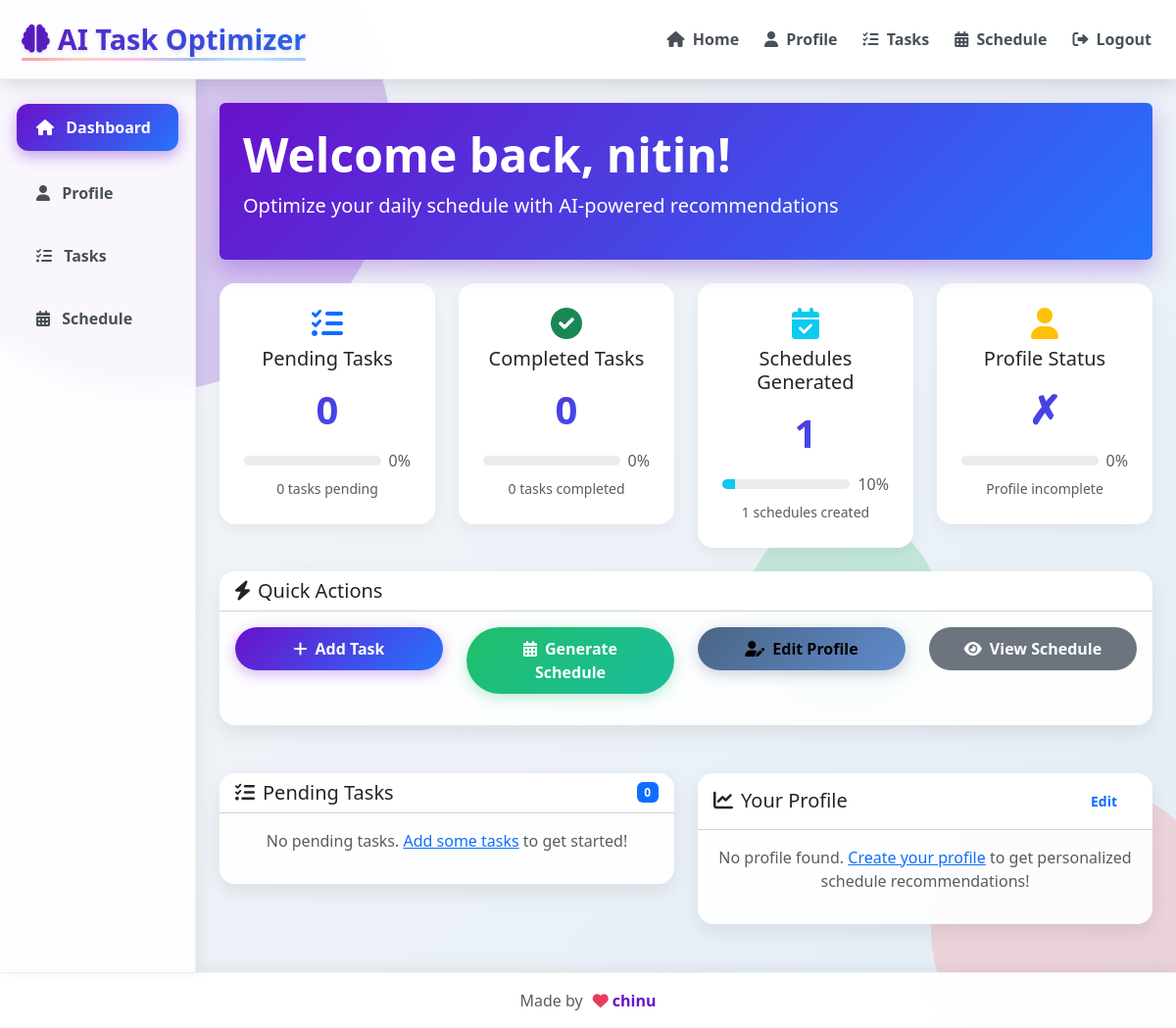
The app's page / (signed in) with its own data.
### models.py (models this page shows, shortened)
class User(UserMixin, db.Model):
    id = db.Column(db.Integer, primary_key=True)
    username = db.Column(db.String(80), unique=True, nullable=False)
    email = db.Column(db.String(120), unique=True, nullable=False)
    password_hash = db.Column(db.String(120), nullable=False)
    is_admin = db.Column(db.Boolean, default=False)
    created_at = db.Column(db.DateTime, default=datetime.utcnow)
    name = db.Column(db.String(100))
    role = db.Column(db.String(50))
    schedule_days = db.Column(db.Integer)
    peak_energy = db.Column(db.String(20))
    study_preference = db.Column(db.String(50))
    family_time = db.Column(db.String(50))
    workout_preference = db.Column(db.String(20))
    workout_impact = db.Column(db.String(20))
    main_goals = db.Column(db.Text)
    sleep_schedule = db.Column(db.JSON)
    weekly_schedule = db.Column(db.JSON)
    tasks = db.relationship('Task', backref='user', lazy=True)
    schedules = db.relationship('Schedule', backref='user', lazy=True)

### app.py (the view)
@app.route('/')
@login_required
def index():
    pending_tasks = Task.query.filter_by(user_id=current_user.id, status='pending').all()
    completed_tasks = Task.query.filter_by(user_id=current_user.id, status='completed').all()
    schedules = Schedule.query.filter_by(user_id=current_user.id).all()
    tasks_data = {
        'pending': pending_tasks,
        'completed': completed_tasks,
        'schedules': {str(schedule.date): schedule.schedule_data for schedule in schedules}
    }
    return render_template('index.html', profile=current_user, tasks=tasks_data)

### app.py (called while the page is built)
@login_manager.user_loader
def load_user(id):
    return User.query.get(int(id))

### templates/index.html (shortened to what this page needs)
{% extends "base.html" %}
{% block content %}
<div class="container-fluid py-4">
    <div class="row mb-4">
        <div class="col-12">
            <div class="header-gradient p-4 rounded fade-in">
                <h1 class="display-5 fw-bold">Welcome back, {{ profile.name or profile.username or 'User' }}!</h1>
                <p class="lead">Optimize your daily schedule with AI-powered recommendations</p>
            </div>
        </div>
    </div>
    <div class="row mb-4">
        {% set total_tasks = (tasks.pending|length + tasks.completed|length) %}
        <div class="col-md-3 slide-in-left">
            <div class="stat-card">
                <div class="card-body text-center">
                    <i class="fas fa-tasks fa-2x text-primary mb-2"></i>
                    <h5 class="card-title">Pending Tasks</h5>
                    <div class="stat-number">{{ tasks.pending|length }}</div>
                    {% set pending_pct = (total_tasks and ((tasks.pending|length / total_tasks) * 100) or 0) | int %}
                    <div class="d-flex align-items-center mt-2">
                        <div class="progress flex-grow-1" aria-valuemin="0" aria-valuemax="100" aria-valuenow="{{ pending_pct }}">
                        </div>
                        <span class="ms-2 text-muted">{{ pending_pct }}%</span>
                    </div>
                    <div class="mt-1">
                        <small class="text-muted">{{ tasks.pending|length }} tasks pending</small>
                    </div>
                </div>
            </div>
        </div>
        <div class="col-md-3 slide-in-left">
            <div class="stat-card">
                <div class="card-body text-center">
                    <i class="fas fa-check-circle fa-2x text-success mb-2"></i>
                    <h5 class="card-title">Completed Tasks</h5>
                    <div class="stat-number">{{ tasks.completed|length }}</div>
                    {% set completed_pct = (total_tasks and ((tasks.completed|length / total_tasks) * 100) or 0) | int %}
                    <div class="d-flex align-items-center mt-2">
                        <div class="progress flex-grow-1" aria-valuemin="0" aria-valuemax="100" aria-valuenow="{{ completed_pct }}">
                        </div>
                        <span class="ms-2 text-muted">{{ completed_pct }}%</span>
                    </div>
                    <div class="mt-1">
                        <small class="text-muted">{{ tasks.completed|length }} tasks completed</small>
                    </div>
                </div>
            </div>
        </div>
        <div class="col-md-3 slide-in-right">
            <div class="stat-card">
                <div class="card-body text-center">
                    <i class="fas fa-calendar-check fa-2x text-info mb-2"></i>
                    <h5 class="card-title">Schedules Generated</h5>
                    <div class="stat-number">{{ tasks.schedules|length }}</div>
                    {% set schedules_pct = ((tasks.schedules|length * 10) if tasks.schedules else 0) %}
                    {% set schedules_pct = schedules_pct if schedules_pct < 100 else 100 %}
                    <div class="d-flex align-items-center mt-2">
                        <div class="progress flex-grow-1" aria-valuemin="0" aria-valuemax="100" aria-valuenow="{{ schedules_pct }}">
                            <div class="progress-bar bg-info" role="progressbar" style="width: {{ schedules_pct }}%"></div>
                        </div>
                        <span class="ms-2 text-muted">{{ schedules_pct }}%</span>
                    </div>
                    <div class="mt-1">
                        <small class="text-muted">{{ tasks.schedules|length }} schedules created</small>
                    </div>
                </div>
            </div>
        </div>
        <div class="col-md-3 slide-in-right">
            <div class="stat-card">
                <div class="card-body text-center">
                    <i class="fas fa-user fa-2x text-warning mb-2"></i>
                    <h5 class="card-title">Profile Status</h5>
                    <div class="stat-number">{{ '✓' if profile.name else '✗' }}</div>
                    {% set profile_pct = 100 if profile.name else 0 %}
                    <div class="d-flex align-items-center mt-2">
                        <div class="progress flex-grow-1" aria-valuemin="0" aria-valuemax="100" aria-valuenow="{{ profile_pct }}">
                        </div>
                        <span class="ms-2 text-muted">{{ profile_pct }}%</span>
                    </div>
                    <div class="mt-1">
                        <small class="text-muted">{{ 'Profile complete' if profile.name else 'Profile incomplete' }}</small>
                    </div>
                </div>
            </div>
        </div>
    </div>
    <div class="row mb-4">
        <div class="col-12">
            <div class="card bounce-in">
                <div class="card-header bg-white">
                    <h5 class="mb-0"><i class="fas fa-bolt me-2"></i>Quick Actions</h5>
                </div>
                <div class="card-body">
                    <div class="row">
                        <div class="col-md-3 mb-3">
                            <button class="btn btn-primary w-100" onclick="location.href='/tasks'">
                                <i class="fas fa-plus me-2"></i>Add Task
                            </button>
                        </div>
                        <div class="col-md-3 mb-3">
                            <button class="btn btn-success w-100" onclick="generateSchedule()">
                                <i class="fas fa-calendar-alt me-2"></i>Generate Schedule
                            </button>
                        </div>
                        <div class="col-md-3 mb-3">
                            <button class="btn btn-info w-100" onclick="location.href='/profile'">
                                <i class="fas fa-user-edit me-2"></i>Edit Profile
                            </button>
                        </div>
                        <div class="col-md-3 mb-3">
                            <button class="btn btn-secondary w-100" onclick="location.href='/schedule'">
                                <i class="fas fa-eye me-2"></i>View Schedule
                            </button>
                        </div>
                    </div>
                </div>
            </div>
        </div>
    </div>
    <div class="row">
        <div class="col-lg-6 slide-in-left">
            <div class="card">
                <div class="card-header bg-white d-flex justify-content-between align-items-center">
                    <h5 class="mb-0"><i class="fas fa-list-check me-2"></i>Pending Tasks</h5>
                    <span class="badge bg-primary">{{ tasks.pending|length }}</span>
                </div>
                <div class="card-body">
                    {% if tasks.pending %}
                        {% for task in tasks.pending[:5] %}
                        <div class="card task-card priority-{{ task.priority }} mb-3" onclick="completeTask({{ loop.index0 }})">
                            <div class="card-body">
                                <div class="d-flex justify-content-between">
                                    <h6 class="card-title">{{ task.description }}</h6>
                                    <span class="badge bg-{{ 'danger' if task.priority == 'high' else 'warning' if task.priority == 'medium' else 'success' }}">{{ task.priority }}</span>
                                </div>
                                <p class="card-text">
                                    <small class="text-muted">
                                        <i class="fas fa-clock me-1"></i>{{ task.duration }} |
                                        <i class="fas fa-tag me-1"></i>{{ task.type }}
                                    </small>
                                </p>
                                <p class="card-text">{{ task.preferences }}</p>
                                <button class="btn btn-sm btn-success complete-task-btn">
                                    <i class="fas fa-check me-1"></i>Complete
                                </button>
                            </div>
                        </div>
                        {% endfor %}
                        {% if tasks.pending|length > 5 %}
                        <div class="text-center">
                            <a href="/tasks" class="btn btn-outline-primary">View All Tasks</a>
                        </div>
                        {% endif %}
                    {% else %}
                        <p class="text-muted text-center">No pending tasks. <a href="/tasks">Add some tasks</a> to get started!</p>
                    {% endif %}
                </div>
            </div>
        </div>
        <div class="col-lg-6 slide-in-right">
            <div class="card">
                <div class="card-header bg-white d-flex justify-content-between align-items-center">
                    <h5 class="mb-0"><i class="fas fa-chart-line me-2"></i>Your Profile</h5>
                    <a href="/profile" class="btn btn-sm btn-outline-primary">Edit</a>
                </div>
                <div class="card-body">
                    {% if profile.name %}
                        <div class="row">
                            <div class="col-md-6">
                                <p><strong>Name:</strong> {{ profile.name }}</p>
                                <p><strong>Role:</strong> {{ profile.role or 'Not set' }}</p>
                                <p><strong>Peak Energy:</strong> {{ profile.peak_energy or 'Not set' }}</p>
                                <p><strong>Study Preference:</strong> {{ profile.study_preference or 'Not set' }}</p>
                            </div>
                            <div class="col-md-6">
                                <p><strong>Schedule Days:</strong> {{ profile.schedule_days or 0 }}</p>
                                <p><strong>Workout Preference:</strong> {{ profile.workout_preference or 'Not set' }}</p>
                                <p><strong>Family Time:</strong> {{ profile.family_time or 'Not set' }}</p>
                                <p><strong>Main Goals:</strong> {{ profile.main_goals or 'Not set' }}</p>
                            </div>
                        </div>
                        <div class="mt-3">
                            <h6>Weekly Schedule:</h6>
                            <div class="progress mt-2">
                                <div class="progress-bar" role="progressbar" style="width: {{ ((profile.schedule_days or 0) / 7 * 100)|int }}%"></div>
                            </div>
                            <div class="d-flex justify-content-between mt-1">
                                <small class="text-muted">Progress</small>
                                <small class="text-muted">{{ ((profile.schedule_days or 0) / 7 * 100)|int }}%</small>
                            </div>
                        </div>
                    {% else %}
                        <p class="text-muted text-center">No profile found. <a href="/profile">Create your profile</a> to get personalized schedule recommendations!</p>
                    {% endif %}
                </div>
            </div>
        </div>
    </div>
</div>
{% endblock %}

### templates/base.html (style rules this page uses)
:root { --primary-color: #6a11cb; --secondary-color: #2575fc; --accent-color: #ff6b6b; --light-color: #f8f9fa; --dark-color: #212529; --success-color: #20bf6b; --warning-color: #f7b731; --danger-color: #eb3b5a; --info-color: #4b6584; --purple-gradient: linear-gradient(135deg, var(--primary-color), var(--secondary-color)); --rainbow-gradient: linear-gradient(90deg, #ff9a9e, #fad0c4, #fbc2eb, #a6c1ee, #c2e9fb, #a1c4fd); }
body { background: linear-gradient(135deg, #f5f7fa 0%, #e4edf5 100%); font-family: 'Segoe UI', Tahoma, Geneva, Verdana, sans-serif; min-height: 100vh; overflow-x: hidden; }
.card { border-radius: 16px; box-shadow: 0 8px 20px rgba(0,0,0,0.08); border: none; margin-bottom: 25px; transition: all 0.4s cubic-bezier(0.175, 0.885, 0.32, 1.275); background: rgba(255, 255, 255, 0.9); backdrop-filter: blur(5px); position: relative; overflow: hidden; }
.card::before { content: ''; position: absolute; top: 0; left: 0; width: 100%; height: 4px; background: var(--rainbow-gradient); transform: scaleX(0); transform-origin: left; transition: transform 0.5s ease; }
.btn { border-radius: 50px; font-weight: 600; padding: 10px 20px; transition: all 0.3s ease; position: relative; overflow: hidden; border: none; }
.btn-primary { background: var(--purple-gradient); box-shadow: 0 4px 15px rgba(106, 17, 203, 0.3); }
.btn-success { background: linear-gradient(135deg, var(--success-color), #1abc9c); box-shadow: 0 4px 15px rgba(32, 191, 107, 0.3); }
.btn-info { background: linear-gradient(135deg, var(--info-color), #5e8acc); box-shadow: 0 4px 15px rgba(75, 101, 132, 0.3); }
.btn::after { content: ''; position: absolute; top: 50%; left: 50%; width: 5px; height: 5px; background: rgba(255, 255, 255, 0.5); opacity: 0; border-radius: 100%; transform: scale(1, 1) translate(-50%); transform-origin: 50% 50%; }
.header-gradient { background: var(--purple-gradient); color: white; border-radius: 16px; box-shadow: 0 10px 25px rgba(106, 17, 203, 0.3); position: relative; overflow: hidden; animation: gradientShift 8s ease infinite; }
.header-gradient::before { content: ''; position: absolute; top: 0; left: -100%; width: 100%; height: 100%; background: linear-gradient(90deg, transparent, rgba(255,255,255,0.2), transparent); transition: 0.5s; animation: shine 3s infinite; }
.stat-card { text-align: center; padding: 25px; border-radius: 16px; transition: all 0.3s ease; background: white; box-shadow: 0 5px 15px rgba(0,0,0,0.05); }
.stat-number { font-size: 2.5rem; font-weight: 800; background: var(--purple-gradient); -webkit-background-clip: text; -webkit-text-fill-color: transparent; margin: 10px 0; }
.fade-in { animation: fadeIn 0.5s ease-in; }
.slide-in-left { animation: slideInLeft 0.5s ease-out; }
.slide-in-right { animation: slideInRight 0.5s ease-out; }
.bounce-in { animation: bounceIn 0.8s ease; }
.progress { height: 10px; border-radius: 5px; overflow: hidden; }
.progress-bar { transition: none; }

### records on screen
User: name+username "nitin", name "✗", name "Profile incomplete"

### other values on screen
{{ tasks.pending|length }} "0"
{{ pending_pct }} "0"
{{ tasks.completed|length }} "0"
{{ completed_pct }} "0"
{{ tasks.schedules|length }} "1"
{{ schedules_pct }} "10"
{{ profile_pct }} "0"
